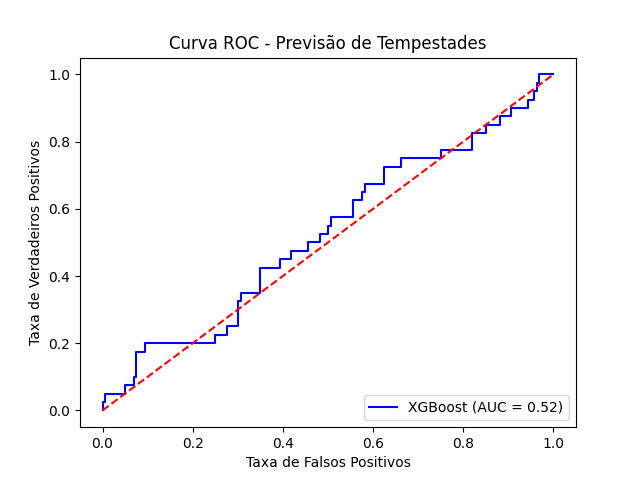

Here is the Python script that generated this plot:
"""
Use algoritmos de Gradient Boosting, como XGBoost, para prever a ocorrência de tempestades. 
Esses modelos são bons para lidar com dados desbalanceados e podem capturar relações complexas.
"""
#Importação de bibliotecas
import pandas as pd #manipulação de dados
import numpy as np #array
from sklearn.model_selection import train_test_split #conjunto de dados de treino e de teste
from xgboost import XGBClassifier #Classificador de Gradiant Boosting
from sklearn.metrics import classification_report, roc_auc_score #Avaliação do modelo
import matplotlib.pyplot as plt #Gerar graficos
from sklearn.metrics import roc_curve #

#Dados simuulados
np.random.seed(42) #peditividade dos dados aleatorios
data = pd.DataFrame({ #geração de 100 dados de variaveis meteorologicas
    'Umidade': np.random.uniform(30,100,1000),
    'Pressão': np.random.uniform(350, 1050, 1000),
    'Velocidade_Do_Vento': np.random.uniform(0,40,1000),
    'Tempestade': np.random.choice([0,1], 1000, p=[0.8, 0.2]) #20% de tempestade
})

#Salvar em csv
df = pd.DataFrame(data)
df.to_csv('model_gradiantboosting.csv', index=False)

#peraparção dos dados
X = data[['Umidade', 'Pressão', 'Velocidade_Do_Vento']] #Features(Caracteristicas)
y = data[['Tempestade']] #Target (Alvo)

#Conjunto dos dados
X_train, X_test, y_train, y_test = train_test_split(X,y, test_size=0.2, random_state=42) #Conjuntos de 80% de dados de treino e 20% de teste com garantia de preprodutibilidade (random_state)

#Criação e treino do modelo
model = XGBClassifier(random_state=42) #Criação do modelo
model.fit(X_train, y_train) #Treinamento do modelo

#Previsao
y_pred = model.predict(X_test) #Previsão com os dados de teste
y_pred_proba = model.predict_proba(X_test)[:, 1] #Calculo das probabilidades preditas, com a obtenção da probabilidade de classe positiva (:, -1)

#AVALIAÇÃO
print(classification_report(y_test, y_pred)) #Relatorio das metricas
roc_auc = roc_auc_score(y_test, y_pred_proba) #Capacidade de discriminação do modelo
print(f'AUC-ROC: {roc_auc:.2f}')

#Plotagem da curva ROC
fpr, tpr, _ = roc_curve(y_test, y_pred_proba) #Taxas de falsos positivos e verdadeiros positivos
plt.plot(fpr, tpr, color='blue', label=f'XGBoost (AUC = {roc_auc:.2f})') #Plotagem da curva ROC
plt.plot([0, 1], [0, 1], color='red', linestyle='--') #Classificação aleatoria
plt.xlabel('Taxa de Falsos Positivos')
plt.ylabel("Taxa de Verdadeiros Positivos")
plt.title('Curva ROC - Previsão de Tempestades')
plt.legend(loc='lower right')
plt.savefig('model_gradiantboosting.png') #Gera a figura
plt.show()
